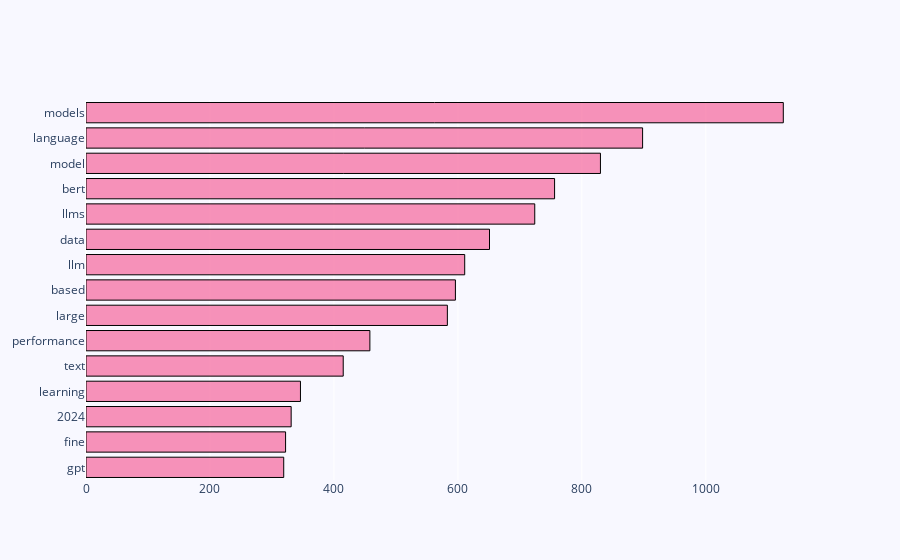

The notebook cell this image was saved under:
### Markdown cell above
Relatório das frequência de termos

### Code cell
bibfile.get_top_ngrams(view= "notebook", entry= "abs", ngrams= 1, stop_words=['en'], rmv_custom_words=[], wordsn= 15)

### Figure 1 — Plotly figure (JSON) as saved in the notebook; plotly's stock layout.template omitted (floating-point values rounded to 4 significant figures)
{"data": [{"marker": {"color": "rgba(246, 78, 139, 0.6)", "line": {"color": "black", "width": 1}}, "orientation": "h", "type": "bar", "x": [1125, 898, 830, 756, 724, 651, 611, 596, 583, 458, 415, 346, 331, 322, 319], "y": ["models", "language", "model", "bert", "llms", "data", "llm", "based", "large", "performance", "text", "learning", "2024", "fine", "gpt"]}], "layout": {"paper_bgcolor": "rgb(248, 248, 255)", "plot_bgcolor": "rgb(248, 248, 255)", "yaxis": {"autorange": "reversed"}}}
